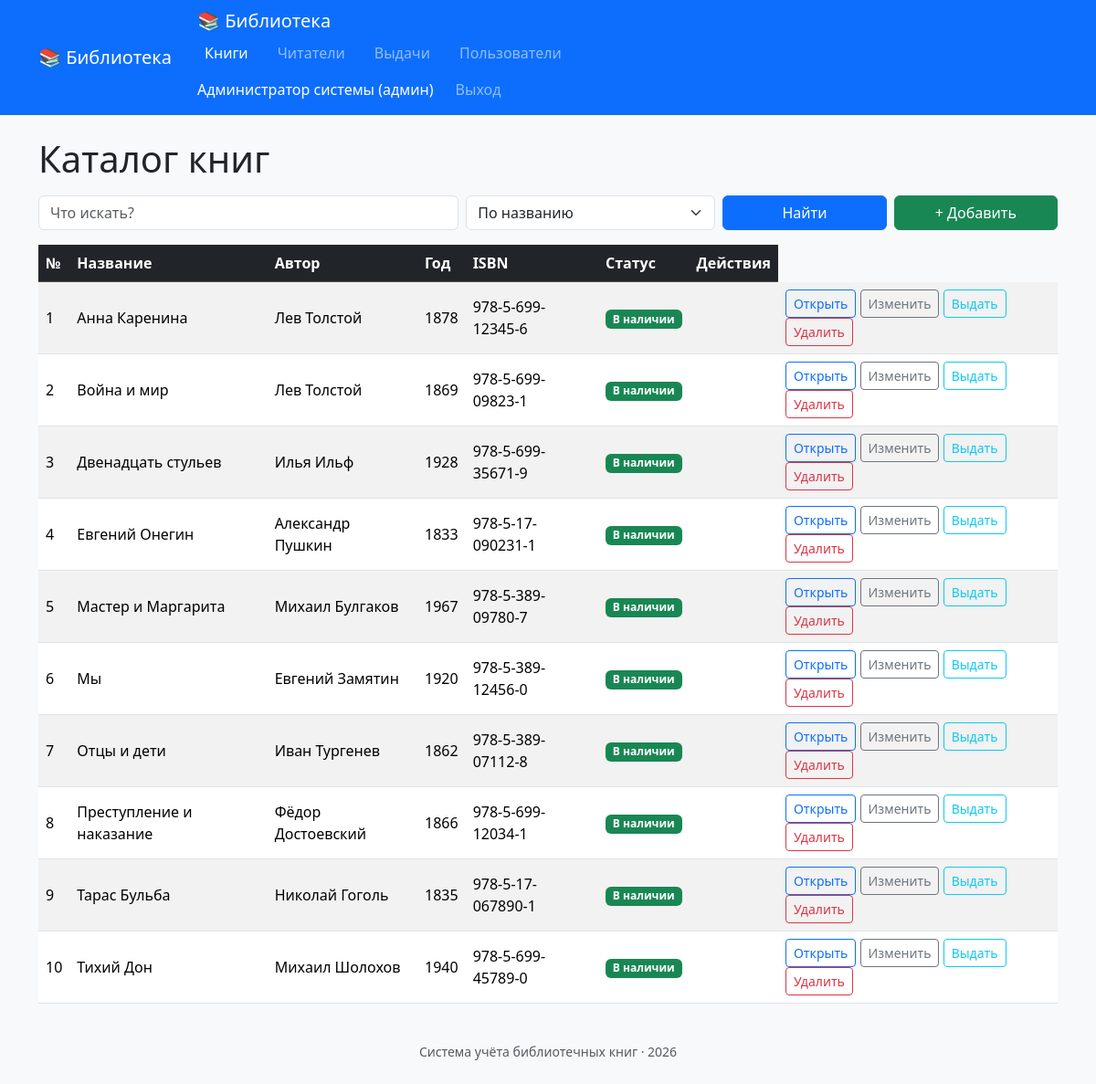
/index.php (signed in), run on the app's committed database.
### tables this page shows
CREATE TABLE books (
    id INT AUTO_INCREMENT PRIMARY KEY,
    title VARCHAR(255) NOT NULL COMMENT 'Название книги',
    author VARCHAR(255) NOT NULL COMMENT 'Автор',
    year INT NULL COMMENT 'Год издания',
    isbn VARCHAR(20) NULL COMMENT 'Международный стандартный номер',
    status ENUM('в наличии', 'на руках') NOT NULL DEFAULT 'в наличии' COMMENT 'Текущий статус',
    created_at DATETIME NOT NULL DEFAULT CURRENT_TIMESTAMP COMMENT 'Дата добавления'
);

### models/Book.php (called while the page is built, shortened)
<?php
class Book
{
    private PDO $pdo;
    public function __construct(PDO $pdo)
    {
        $this->pdo = $pdo;
    }
    public function all(): array
    {
        $stmt = $this->pdo->query('SELECT * FROM books ORDER BY title');
        return $stmt->fetchAll();
    }
}

### config/auth.php (called while the page is built, shortened)
<?php
function currentUser(): ?array
{
    return $_SESSION['user'] ?? null;
}

### views/books/index.php (the view, shortened to what this page needs)
<h1 class="mb-3">Каталог книг</h1>
<form class="row g-2 mb-3" method="get" action="index.php">
    <div class="col-md-5">
        <input type="text" name="q" class="form-control" placeholder="Что искать?"
               value="<?= htmlspecialchars($q) ?>" maxlength="100">
    </div>
    <div class="col-md-3">
        <select name="field" class="form-select">
            <option value="title"  <?= $field === 'title' ? 'selected' : '' ?>>По названию</option>
        </select>
    </div>
    <div class="col-md-2">
        <button class="btn btn-primary w-100">Найти</button>
    </div>
    <div class="col-md-2">
        <a href="index.php?action=create" class="btn btn-success w-100">+ Добавить</a>
    </div>
</form>
<table class="table table-striped table-hover align-middle">
    <thead class="table-dark">
    <tr>
        <th>№</th><th>Название</th><th>Автор</th><th>Год</th><th>ISBN</th><th>Статус</th><th>Действия</th>
    </tr>
    </thead>
    <tbody>
    <?php foreach ($books as $i => $b): ?>
        <tr>
            <td><?= $i + 1 ?></td>
            <td><?= htmlspecialchars($b['title']) ?></td>
            <td><?= htmlspecialchars($b['author']) ?></td>
            <td><?= htmlspecialchars((string)$b['year']) ?></td>
            <td><?= htmlspecialchars($b['isbn'] ?? '') ?></td>
            <td>
                <?php if ($b['status'] === 'в наличии'): ?>
                    <span class="badge bg-success">В наличии</span>
                <?php else: ?>
                    <span class="badge bg-warning text-dark">На руках</span>
                <?php endif; ?>
            </td>
            <td>
<td>
    <a class="btn btn-sm btn-outline-primary" href="index.php?action=show&id=<?= $b['id'] ?>">Открыть</a>
    <a class="btn btn-sm btn-outline-secondary" href="index.php?action=edit&id=<?= $b['id'] ?>">Изменить</a>
    <?php if ($b['status'] === 'в наличии'): ?>
        <a class="btn btn-sm btn-outline-info" href="index.php?page=loans&action=issue&book_id=<?= $b['id'] ?>">Выдать</a>
    <?php endif; ?>
    <a class="btn btn-sm btn-outline-danger"
       href="index.php?action=delete&id=<?= $b['id'] ?>"
       onclick="return confirm('Удалить книгу «<?= htmlspecialchars($b['title']) ?>»?')">Удалить</a>
</td>
        </tr>
    <?php endforeach; ?>
    </tbody>
</table>

### public/index.php (shortened to what this page needs)
<?php
require_once __DIR__ . '/../config/db.php';
require_once __DIR__ . '/../config/auth.php';
require_once __DIR__ . '/../models/Book.php';
require_once __DIR__ . '/../controllers/BookController.php';
$page   = $_GET['page']   ?? 'books';
$action = $_GET['action'] ?? 'index';
switch ($page) {
    default:
        (new BookController($pdo))->run($action);
}

### controllers/BookController.php (shortened to what this page needs)
<?php
class BookController
{
    private Book $book;
    public function __construct(PDO $pdo)
    {
        $this->book = new Book($pdo);
    }
    public function run(string $action): void
    {
        switch ($action) {
            default:        $this->index();
        }
    }
    private function index(): void
    {
        $field = $_GET['field'] ?? '';
        $query = $_GET['q'] ?? '';
        if ($query !== '') {
            $books = $this->book->search($field, $query);
        } else {
            $books = $this->book->all();
        }
        $this->render('index', ['books' => $books, 'q' => $query, 'field' => $field]);
    }
    private function render(string $view, array $data = []): void
    {
        extract($data);
        require __DIR__ . '/../views/books/' . $view . '.php';
        $content = ob_get_clean();
        require __DIR__ . '/../views/layout/header.php';
        echo $content;
        require __DIR__ . '/../views/layout/footer.php';
    }
}

### views/layout/header.php (shortened to what this page needs)
<?php
$page = $_GET['page'] ?? 'books';
?>
<!DOCTYPE html>
<html lang="ru">
<head>
    <link href="https://cdn.jsdelivr.net/npm/bootstrap@5.3.3/dist/css/bootstrap.min.css" rel="stylesheet">
</head>
<body class="bg-light">
<nav class="navbar navbar-expand-lg navbar-dark bg-primary mb-4">
    <div class="container">
        <a class="navbar-brand" href="index.php">📚 Библиотека</a>
       <div class="container">
    <a class="navbar-brand" href="index.php">📚 Библиотека</a>
    <div class="navbar-nav me-auto d-flex flex-row gap-3">
        <a class="nav-link <?= $page === 'books' ? 'active' : '' ?>" href="index.php">Книги</a>
        <a class="nav-link <?= $page === 'readers' ? 'active' : '' ?>" href="index.php?page=readers">Читатели</a>
        <a class="nav-link <?= $page === 'loans' ? 'active' : '' ?>" href="index.php?page=loans">Выдачи</a>
        <?php if (currentUser()['role'] === 'admin'): ?>
            <a class="nav-link <?= $page === 'users' ? 'active' : '' ?>" href="index.php?page=users">Пользователи</a>
        <?php endif; ?>
    </div>
    <div class="navbar-nav">
        <span class="navbar-text text-white me-3">
            <?= htmlspecialchars(currentUser()['full_name']) ?>
            (<?= currentUser()['role'] === 'admin' ? 'админ' : 'библиотекарь' ?>)
        </span>
        <a class="nav-link" href="index.php?page=logout">Выход</a>
    </div>
</div>
    </div>
</nav>
<main class="container">

### views/layout/footer.php (shortened to what this page needs)
</main>
<footer class="text-center text-muted py-4">
    <small>Система учёта библиотечных книг · <?= date('Y') ?></small>
</footer>
</body>
</html>

### data on the page
books: title "Анна Каренина", author "Лев Толстой", year "1878", isbn "978-5-699-12345-6", status "В наличии"
books: title "Война и мир", author "Лев Толстой", year "1869", isbn "978-5-699-09823-1", status "В наличии"
books: title "Двенадцать стульев", author "Илья Ильф", year "1928", isbn "978-5-699-35671-9", status "В наличии"
books: title "Евгений Онегин", author "Александр Пушкин", year "1833", isbn "978-5-17-090231-1", status "В наличии"
books: title "Мастер и Маргарита", author "Михаил Булгаков", year "1967", isbn "978-5-389-09780-7", status "В наличии"
books: title "Мы", author "Евгений Замятин", year "1920", isbn "978-5-389-12456-0", status "В наличии"
books: title "Отцы и дети", author "Иван Тургенев", year "1862", isbn "978-5-389-07112-8", status "В наличии"
books: title "Преступление и наказание", author "Фёдор Достоевский", year "1866", isbn "978-5-699-12034-1", status "В наличии"
books: title "Тарас Бульба", author "Николай Гоголь", year "1835", isbn "978-5-17-067890-1", status "В наличии"
books: title "Тихий Дон", author "Михаил Шолохов", year "1940", isbn "978-5-699-45789-0", status "В наличии"

### other printed values
currentUser()['full_name'] "Администратор системы"
